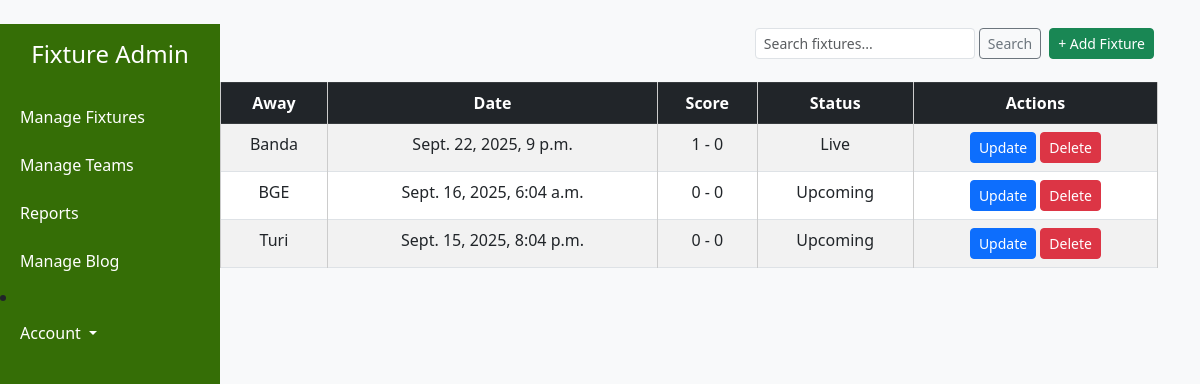
The page /admin_dashboard/ (signed in) on the database as committed earlier.
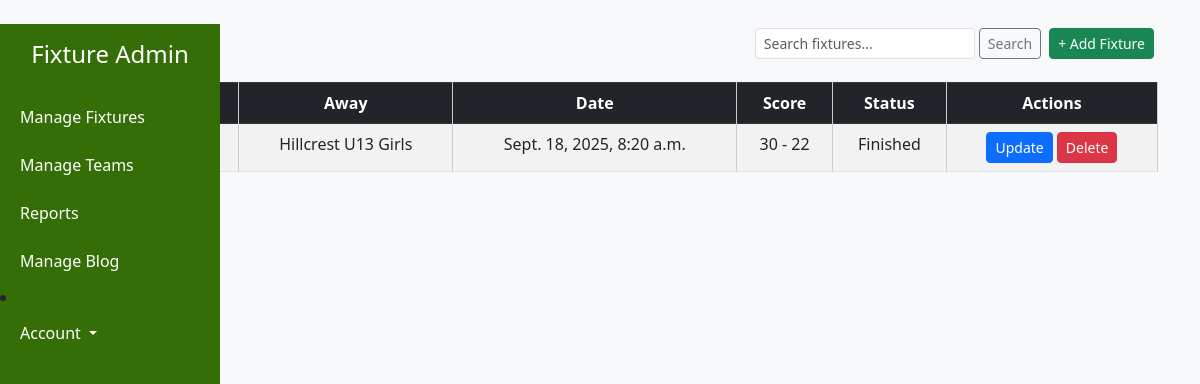
The same page on the database as committed later.
### fixtureadmin/models.py (models this page shows, shortened)
class Fixture(models.Model):
    STATUS_CHOICES = [
        ('upcoming', 'Upcoming'),
        ('live', 'Live'),
        ('finished', 'Finished'),
    ]
    home_team = models.ForeignKey(Teams, on_delete=models.CASCADE, related_name="home_fixtures")
    away_team = models.ForeignKey(Teams, on_delete=models.CASCADE, related_name="away_fixtures")
    match_date = models.DateTimeField()
    home_score = models.IntegerField(default=0)
    away_score = models.IntegerField(default=0)
    status = models.CharField(max_length=10, choices=STATUS_CHOICES, default='upcoming')

### teams/models.py (models this page shows)
class Teams(models.Model):
    team_name = models.CharField(max_length=200, blank=True)
    sport = models.CharField(max_length=15, blank=True)
    coach = models.CharField(max_length=15, blank=True)
    email = models.EmailField(unique=False)
    added_on = models.DateTimeField(auto_now_add=True)
    def __str__(self):
        return self.team_name

### accounts/views.py (the view)
# urls.py: path('admin_dashboard/', views.admin_dashboard, name='admin_dashboard'),
@login_required
def admin_dashboard(request):
    fixtures = Fixture.objects.all().order_by('-match_date')
    return render(request, 'base/admin_dashboard.html', {'fixtures': fixtures})

### templates/base/admin_dashboard.html (shortened to what this page needs)
{% load static %}
<!DOCTYPE html>
<html lang="en">
<head>
  <link href="https://cdn.jsdelivr.net/npm/bootstrap@5.3.0/dist/css/bootstrap.min.css" rel="stylesheet">
  <link rel="stylesheet" href="{% static 'css/style.css' %}">
  </head>
  <body>
  <div class="sidebar">
    <h4 class="text-white text-center mb-4"> Fixture Admin </h4>
    <a href="{% url 'current-fixtures' %}">Manage Fixtures</a>
    <a href="{% url 'current-teams' %}">Manage Teams</a>
    <a href="{% url 'fixture-reports' %}">Reports</a>
    <a href="{% url 'manage-news' %}">Manage Blog</a>
  <li class="nav-item dropdown">
    <a class="nav-link dropdown-toggle text-white" href="#" id="accountDropdown"
       role="button" data-bs-toggle="dropdown" aria-expanded="false">
      Account
    </a>
  </li>
  </div>
<div class="container mt-4">
    {% block content %}
  <div class="d-flex justify-content-between align-items-center mb-3">
        <h2 class="mb-0">Fixtures</h2>
        <div class="d-flex">
            <form class="d-flex me-2" method="GET" action="">
                <input type="text" name="q" class="form-control form-control-sm" placeholder="Search fixtures..." value="{{ request.GET.q }}">
                <button type="submit" class="btn btn-sm btn-outline-secondary ms-1">Search</button>
            </form>
            {% if user.is_authenticated %}
                <a href="{% url 'add-fixture' %}" class="btn btn-sm btn-success me-1">+ Add Fixture</a>
            {% endif %}
        </div>
    </div>
 <table class="table table-bordered table-striped">
 <thead class="table-dark">
  <tr>
    <th>Home</th>
    <th>Away</th>
    <th>Date</th>
    <th>Score</th>
    <th>Status</th>
    {% if user.is_authenticated %}
    <th>Actions</th>
    {% endif %}
  </tr>
  </thead>
  <tbody>
  {% for fixture in fixtures %}
  <tr>
    <td>{{ fixture.home_team }}</td>
    <td>{{ fixture.away_team }}</td>
    <td>{{ fixture.match_date }}</td>
    <td>{{ fixture.home_score }} - {{ fixture.away_score }}</td>
    <td>{{ fixture.get_status_display }}</td>
    {% if user.is_authenticated %}
    <td>
      <a href="{% url 'edit-fixture' fixture.id %}" class="btn btn-sm btn-primary">Update</a>
      <a href="{% url 'delete-fixture' fixture.id %}" class="btn btn-sm btn-danger">Delete</a>
    </td>
    {% endif %}
  </tr>
  {% empty %}
  <tr><td colspan="6">No fixtures available.</td></tr>
  {% endfor %}
  </tbody>
</table>
    {% endblock %}
  </div>
</body>
</html>

Rows that differ between the two databases and show on the page:
removed Fixture: away_team "Banda", match_date "Sept. 22, 2025, 9 p.m.", home_score "1", away_score "0", status "Live"
removed Fixture: away_team "BGE", match_date "Sept. 16, 2025, 6:04 a.m.", home_score "0", away_score "0", status "Upcoming"
removed Fixture: away_team "Turi", match_date "Sept. 15, 2025, 8:04 p.m.", home_score "0", away_score "0", status "Upcoming"
added Fixture: away_team "Hillcrest U13 Girls", match_date "Sept. 18, 2025, 8:20 a.m.", home_score "30", away_score "22", status "Finished"
